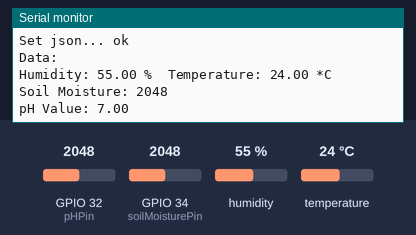
Recording of a sketch running on a simulated ESP32. Parts: the last lines printed to the serial monitor. The inputs (shaded band) are chosen by the test bench; at power-on: humidity 55 %, GPIO 32 (pHPin) = 2048, GPIO 34 (soilMoisturePin) = 2048, temperature 24 °C. WiFi joins after 1.5 s; servers stay silent unless stated; the local clock reads 2024-03-15 10:24:30 at power-on unless the sketch sets it.

Above: at 3.2 s.
3.3 s: humidity set to 22 %
At 3.93 s:
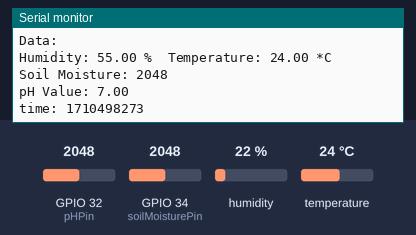
5.7 s: GPIO 32 (pHPin) set to 2866
At 7.1 s:
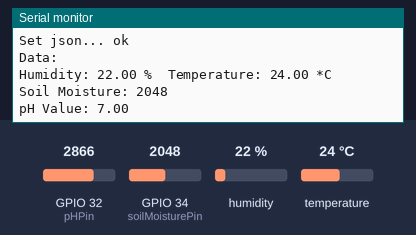
8.1 s: GPIO 34 (soilMoisturePin) set to 2866
At 10.1 s:
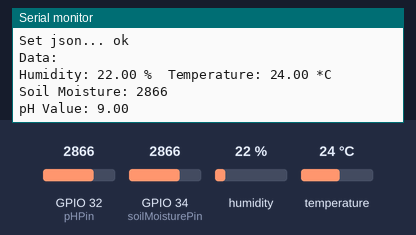
10.5 s: temperature set to 12 °C
At 11.14 s:
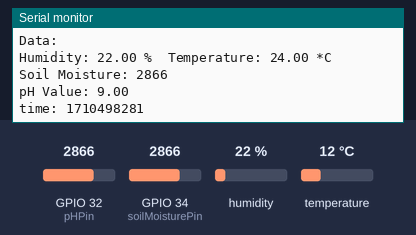
12.9 s: GPIO 32 (pHPin) set to 3972
At 14.1 s:
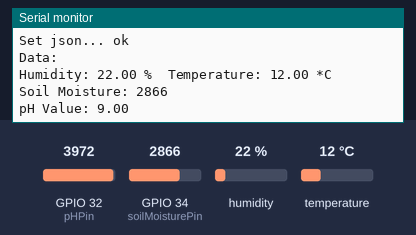
15.3 s: GPIO 34 (soilMoisturePin) set to 3972
At 16.9 s:
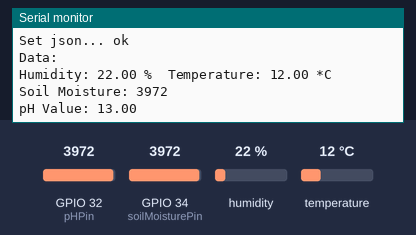
Timing chart, 0 to 18.4 s (numbered marks = the images above; inputs shaded):
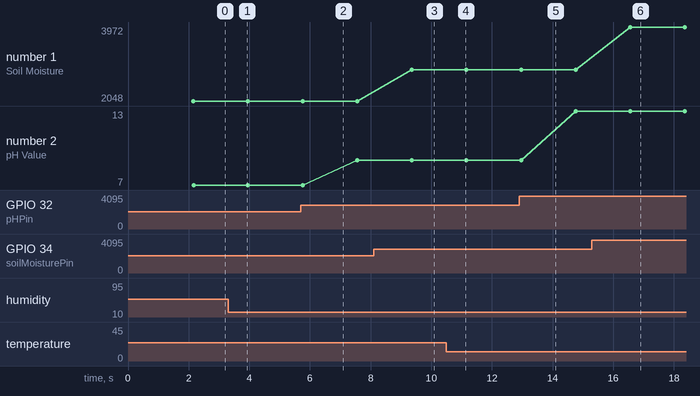

The sketch:

Bhumi_FB.ino
```cpp
#include <Arduino.h>
#include <WiFi.h>
#include <Firebase_ESP_Client.h>
#include <Wire.h>
#include <Adafruit_Sensor.h>
#include "time.h"
#include "DHT.h"
#include <OneWire.h>
#include <DallasTemperature.h>

// Provide the token generation process info.
#include "addons/TokenHelper.h"
// Provide the RTDB payload printing info and other helper functions.
#include "addons/RTDBHelper.h"

#define WIFI_SSID "Redmi27"
#define WIFI_PASSWORD "123456789"

// Insert Firebase project API Key
#define API_KEY "AIzaSyAcBDGhLuPQKZ6exPPTEpC1HkyTR84ZUz4"

// Insert RTDB URLefine the RTDB URL
#define DATABASE_URL "https://bhumi-529da-default-rtdb.asia-southeast1.firebasedatabase.app/"

// Define Firebase objects
FirebaseData fbdo;
FirebaseAuth auth;
FirebaseConfig config;

// Variable to save USER UID
String uid;

// Database main path (to be updated in setup with the user UID)
String databasePath;
// Database child nodes
String tempPath = "/temperature";
String humPath = "/humidity";
String soilMoistpath = "/soilmois";
String pHValpath = "/phval";
String timePath = "/timestamp";

// Parent Node (to be updated in every loop)
String parentPath;

int timestamp;
FirebaseJson json;

const char* ntpServer = "pool.ntp.org";


float temperature;
float humidity;
float pressure;

#define DHTPIN 17
#define DHTTYPE DHT22

// pH electrode sensor
const int pHPin = 32; // Define the pin for the pH sensor
const float pHOffset = 0.0; // Adjust this value based on your calibration

// Soil moisture sensor
const int soilMoisturePin = 34;

// Initialize DHT sensor.
DHT dht(DHTPIN, DHTTYPE);


// Timer variables (send new readings every three minutes)
unsigned long sendDataPrevMillis = 0;
bool signUpStat=false;
unsigned long timerDelay = 1800;

// Initialize WiFi
void initWiFi() {
  WiFi.begin(WIFI_SSID, WIFI_PASSWORD);
  Serial.print("Connecting to WiFi ..");
  while (WiFi.status() != WL_CONNECTED) {
    Serial.print('.');
    delay(1000);
  }
  Serial.println(WiFi.localIP());
  Serial.println();
}

// Function that gets current epoch time
unsigned long getTime() {
  time_t now;
  struct tm timeinfo;
  if (!getLocalTime(&timeinfo)) {
    //Serial.println("Failed to obtain time");
    return(0);
  }
  time(&now);
  return now;
}

void setup(){
  Serial.begin(115200);

  // Initialize DHT sensor
  dht.begin();
  // Initialize Soil Moisture sensor
  pinMode(soilMoisturePin, INPUT);

  //initialize WiFi
  initWiFi();
  configTime(0, 0, ntpServer);

  // Assign the api key (required)
  config.api_key = API_KEY;
  // Assign the RTDB URL (required)
  config.database_url = DATABASE_URL;

  if(Firebase.signUp(&config, &auth, "", "")){
    Serial.println("SignupOK!");
    signUpStat=true;
  } else{
    Serial.println("Failed");
  }

  config.token_status_callback = tokenStatusCallback;
  Firebase.begin(&config, &auth);
  Firebase.reconnectWiFi(true);
}

void loop(){

  // Send new readings to database
  if (Firebase.ready() && (millis() - sendDataPrevMillis > timerDelay || sendDataPrevMillis == 0)){
    sendDataPrevMillis = millis();

    // Reading temperature or humidity takes about 250 milliseconds!
    float humidity = dht.readHumidity();
    float temperature = dht.readTemperature();
    int soilMoisture = analogRead(soilMoisturePin);
    float pHValue = readpH();

    //Get current timestamp
    timestamp = getTime();
    Serial.print ("time: ");
    Serial.println (timestamp);

    parentPath= databasePath + "/" + String(timestamp);

    json.set(tempPath.c_str(), String(temperature));
    json.set(humPath.c_str(), String(humidity));
    json.set(soilMoistpath.c_str(), String(soilMoisture));
    json.set(pHValpath.c_str(), String(pHValue));
    json.set(timePath, String(timestamp));
    Serial.printf("Set json... %s\n", Firebase.RTDB.setJSON(&fbdo, parentPath.c_str(), &json) ? "ok" : fbdo.errorReason().c_str());

    Serial.println("Data:");
    Serial.print("Humidity: ");
    Serial.print(humidity);
    Serial.print(" %\t");
    Serial.print("Temperature: ");
    Serial.print(temperature);
    Serial.println(" *C ");
    Serial.print("Soil Moisture: ");
    Serial.println(soilMoisture);
    Serial.print("pH Value: ");
    Serial.println(pHValue);
  }
}


float readpH() {
  int pHRaw = analogRead(pHPin); // Read pH sensor using ESP32's built-in ADC
  float pHValue = map(pHRaw, 0, 4095, 0.0, 14.0); // Adjust the mapping based on your pH sensor's characteristics
  return pHValue;
}
```

Measured:
- after the input at 8.1 s, the serial monitor: prints a new line after 1.3 s (image 3)
- after the input at 15.3 s, the serial monitor: prints a new line after 1.3 s (image 6)
- plotted number 1: 2048 → 2866 after the input at 8.1 s, 2866 → 3972 after the input at 15.3 s
- plotted number 2: 7 → 9 after the input at 5.7 s, 9 → 13 after the input at 12.9 s
